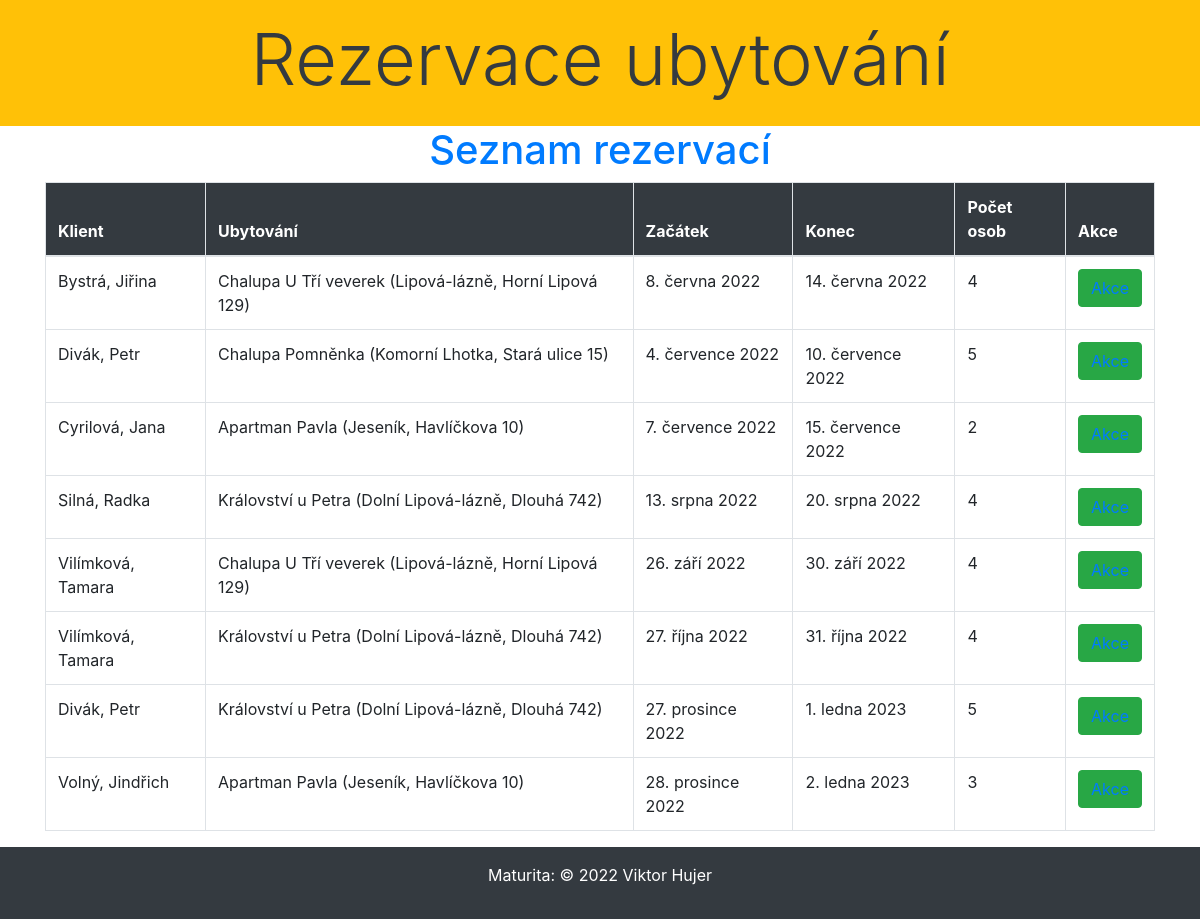
The app's page /rezervace/seznam/ with its own data.
### rezervace/models.py (models this page shows, shortened)
class Rezervace(models.Model):
    klient = models.ForeignKey('Klient', on_delete=models.CASCADE, verbose_name='Jméno klienta')
    ubytovani = models.ForeignKey('Ubytovani', on_delete=models.CASCADE, verbose_name='Název ubytování')
    zacatek_pobytu = models.DateField(auto_now=False, auto_now_add=False, verbose_name='Začátek pobytu', help_text='Zadejte datum začátku pobytu')
    konec_pobytu = models.DateField(auto_now=False, auto_now_add=False, verbose_name='Konec pobytu', help_text='Zadejte datum konce pobytu')
    pocet_osob = models.PositiveIntegerField(validators=[MinValueValidator(1), MaxValueValidator(9)],verbose_name='Počet osob', help_text='Zadejte požadovaný počet ubytovaných osob (max. 9)')
    info = models.TextField(blank=True, verbose_name='Informace od klienta', help_text='Zde můžete zadat další informace nebo požadavky')
    class Meta:
        ordering = ['zacatek_pobytu', 'klient']
        verbose_name = 'Rezervace'
        verbose_name_plural = 'Rezervace'

class Klient(models.Model):
    jmeno = models.CharField(max_length=50, verbose_name='Jméno klienta', help_text='Zadejte jméno klienta',
                             error_messages={'blank': 'Jméno klienta musí být vyplněno'})
    prijmeni = models.CharField(max_length=50, verbose_name='Příjmení klienta', help_text='Zadejte příjmení klienta',
                                error_messages={'blank': 'Příjmení klienta musí být vyplněno'})
    email = models.EmailField(unique=True, verbose_name='Email klienta', help_text='Zadejte e-mail klienta',
                              error_messages={'unique': 'E-mailová adresa musí být jedinečná', 'invalid': 'Neplatná e-mailová adresa',
                                              'blank': 'Pole nesmí být prázdné'})
    telefon = models.CharField(max_length=16, verbose_name='Telefon klienta', help_text='Zadejte telefon v podobě: +420 777 777 777',
                               blank=True, validators=[TELEFON_REGEX])
    class Meta:
        ordering = ['prijmeni', 'jmeno']
        verbose_name = 'Klient'
        verbose_name_plural = 'Klienti'
    def __str__(self):
        return f'{self.prijmeni}, {self.jmeno}'

class Ubytovani(models.Model):
    oznaceni = models.CharField(max_length=100, verbose_name='Označení ubytování', help_text='Zadejte vhodné označení ubytování')
    adresa = models.CharField(max_length=100, verbose_name='Adresa', help_text='Zadejte ulici a číslo popisné (orientační)')
    misto = models.CharField(max_length=50, verbose_name='Město/obec', help_text='Zadejte název města nebo obce')
    psc = models.PositiveIntegerField(verbose_name='PSČ', help_text='Zadejte poštovní směrovací číslo (bez mezery)', validators=[PSC_REGEX])
    kontakt = models.CharField(max_length=50, verbose_name='Kontaktní osoba', help_text='Zadejte jméno a příjmení kontaktní osoby')
    telefon = models.CharField(max_length=16, verbose_name='Telefon', validators=[TELEFON_REGEX],
                               help_text='Zadejte telefon v podobě: +420 777 777 777',
                               error_messages={'blank': 'Telefonní číslo musí být vyplněno'})
    email = models.EmailField(unique=True, verbose_name='Email', help_text='Zadejte e-mail ubytování (kontaktní osoby)',
                              error_messages={'unique': 'E-mailová adresa musí být jedinečná', 'invalid':'Neplatná e-mailová adresa',
                                              'blank': 'Pole nesmí být prázdné'})
    popis = models.TextField(verbose_name='Popis ubytování', help_text='Zadejte podrobnější informace o ubytování')
    pocet_pokoju = models.PositiveSmallIntegerField(verbose_name='Počet pokojů', help_text='Zadejte číselný údaj o počtu pokojů')
    vybaveni = models.ManyToManyField(Vybaveni)
    class Meta:
        ordering = ['oznaceni']
        verbose_name = 'Ubytování'
        verbose_name_plural = 'Ubytování'
    def __str__(self):
        return f'{self.oznaceni} ({self.misto}, {self.adresa})'

### rezervace/views.py (the view, shortened to what this page needs)
# urls.py: path('seznam/', views.seznamListView.as_view(), name='seznam'),
class seznamListView(ListView):
    model = Rezervace
    context_object_name = 'rezervace_context'
    template_name = 'list/rezervace.html'

### rezervace/templates/list/rezervace.html
{% extends 'base.html' %}
{% load static %}
{% block content %}
    <h1 class="text-primary text-center">Seznam rezervací</h1>
    <table class="table table-bordered">
    <thead>
    <tr class="bg-dark text-white"><th>Klient</th><th>Ubytování</th><th>Začátek</th><th>Konec</th><th>Počet osob</th><th>Akce</th></tr>
    </thead>
    <tbody>
    {% for i in rezervace_context %}
    <tr>
        <td>{{ i.klient }}</td><td>{{ i.ubytovani }}</td><td>{{ i.zacatek_pobytu }}</td><td>{{ i.konec_pobytu }}</td><td>{{ i.pocet_osob}}</td><td><button class="btn btn-success"><a href="{% url 'seznam_detail' i.pk %}">Akce</a></button></td>
    </tr>
    {% endfor %}
    </tbody>
    </table>
{% endblock %}

### records on screen
Rezervace: klient "Bystrá, Jiřina", ubytovani "Chalupa U Tří veverek (Lipová-lázně, Horní Lipová 129)", zacatek_pobytu "8. června 2022", konec_pobytu "14. června 2022", pocet_osob "4"
Rezervace: klient "Divák, Petr", ubytovani "Chalupa Pomněnka (Komorní Lhotka, Stará ulice 15)", zacatek_pobytu "4. července 2022", konec_pobytu "10. července 2022", pocet_osob "5"
Rezervace: klient "Cyrilová, Jana", ubytovani "Apartman Pavla (Jeseník, Havlíčkova 10)", zacatek_pobytu "7. července 2022", konec_pobytu "15. července 2022", pocet_osob "2"
Rezervace: klient "Silná, Radka", ubytovani "Království u Petra (Dolní Lipová-lázně, Dlouhá 742)", zacatek_pobytu "13. srpna 2022", konec_pobytu "20. srpna 2022", pocet_osob "4"
Rezervace: klient "Vilímková, Tamara", ubytovani "Chalupa U Tří veverek (Lipová-lázně, Horní Lipová 129)", zacatek_pobytu "26. září 2022", konec_pobytu "30. září 2022", pocet_osob "4"
Rezervace: klient "Vilímková, Tamara", ubytovani "Království u Petra (Dolní Lipová-lázně, Dlouhá 742)", zacatek_pobytu "27. října 2022", konec_pobytu "31. října 2022", pocet_osob "4"
Rezervace: klient "Divák, Petr", ubytovani "Království u Petra (Dolní Lipová-lázně, Dlouhá 742)", zacatek_pobytu "27. prosince 2022", konec_pobytu "1. ledna 2023", pocet_osob "5"
Rezervace: klient "Volný, Jindřich", ubytovani "Apartman Pavla (Jeseník, Havlíčkova 10)", zacatek_pobytu "28. prosince 2022", konec_pobytu "2. ledna 2023", pocet_osob "3"
